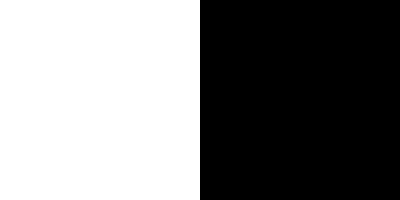
Frame 1 (no input)
Frame 60 (the mouse pressed at the canvas centre just before this capture): identical to frame 1, image omitted
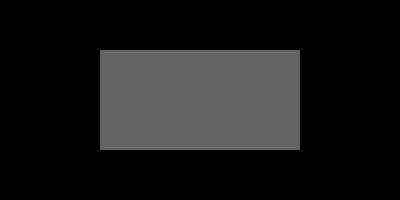
Frame 120 (the mouse held since frame 60 and released just before this capture)

The Processing sketch that drew these frames (run headless with seeded random() and noise(); from frame 60 on, the mouse is pressed at the canvas centre):

// Processing sketch: fucking_rect
// ── fucking_rect.pde
void setup()
{
  size(400,200);
  noStroke();
  rectMode(CENTER);
  colorMode(RGB,width,width,width);
}

void draw()
{
  background(0);
  fill(width - mouseX, width - mouseX, width - mouseX, width - mouseX);
  rect((width+mouseX)/4, height/2, (width - mouseX)/2, (width - mouseX)/2);
  fill(mouseX, mouseX, mouseX, mouseX);
  rect(width/2 + mouseX/4, height/2, mouseX/2, mouseX/2);
}
